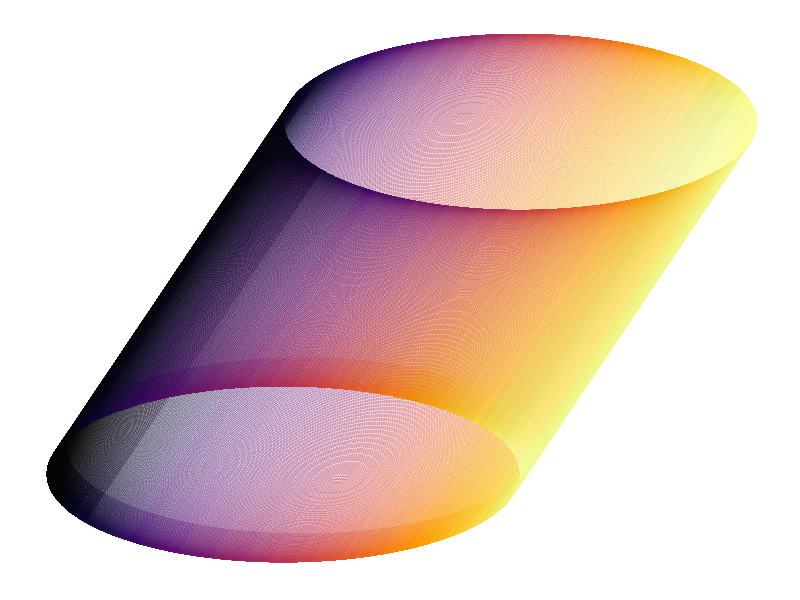

The R script that drew this image: (Note: this script raises an error after producing the figure.)
library(ggplot2)
library(viridis)
library(dplyr)

custom_theme <- theme(legend.position  = "none",
                      panel.background = element_rect(fill="white"),
                      axis.ticks       = element_blank(),
                      panel.grid       = element_blank(),
                      axis.title       = element_blank(),
                      axis.text        = element_blank())

seq(from=-10, to=10, by = 0.01)  %>%
  expand.grid(x=., y=.) %>%
  ggplot(aes(2 * cos(x) + cos(y), 2 * cos(y) + sin(x), color = cos(x))) +
  geom_point(alpha=.1, shape='.', size=0.05) +
  scale_color_viridis(option = sample(c("A", "B", "C", "D", "E"), 1)) +
  custom_theme
ggsave(paste0('images/seq', 'cilinder', '.png'), dpi = 'retina')

seq(from=-10, to=10, by = 0.01)  %>%
  expand.grid(x=., y=.) %>%
  ggplot(aes(cos(x) + sin(y), cos(y) + sin(x), color = cos(y))) +
  geom_point(alpha=.1, shape=20, size=1) +
  scale_color_viridis() +
  custom_theme
ggsave(paste0('images/seq', 'oval', '.png'), dpi = 'retina')

seq(from=-2*pi, to=2*pi, by = 0.005)  %>%
  expand.grid(x=., y=.) %>%
  ggplot(aes(cos(x) + sqrt(y), cos(y) + sqrt(x), color = sin(y))) +
  geom_point(alpha=.1, shape='.', size=1) +
  scale_color_viridis(option="A") +
  custom_theme
ggsave(paste0('images/seq', 'superficie', '.png'), dpi = 'retina')

seq(from=-2*pi, to=2*pi, by = 0.005)  %>%
  expand.grid(x=., y=.) %>%
  ggplot(aes(sin(x) + log(y), cos(y) + log(x), color = sin(y))) +
  geom_point(alpha=.1, shape='.', size=1) +
  scale_color_viridis(option="D") +
  custom_theme
ggsave(paste0('images/seq', 'superficielog', '.png'), dpi = 'retina')

